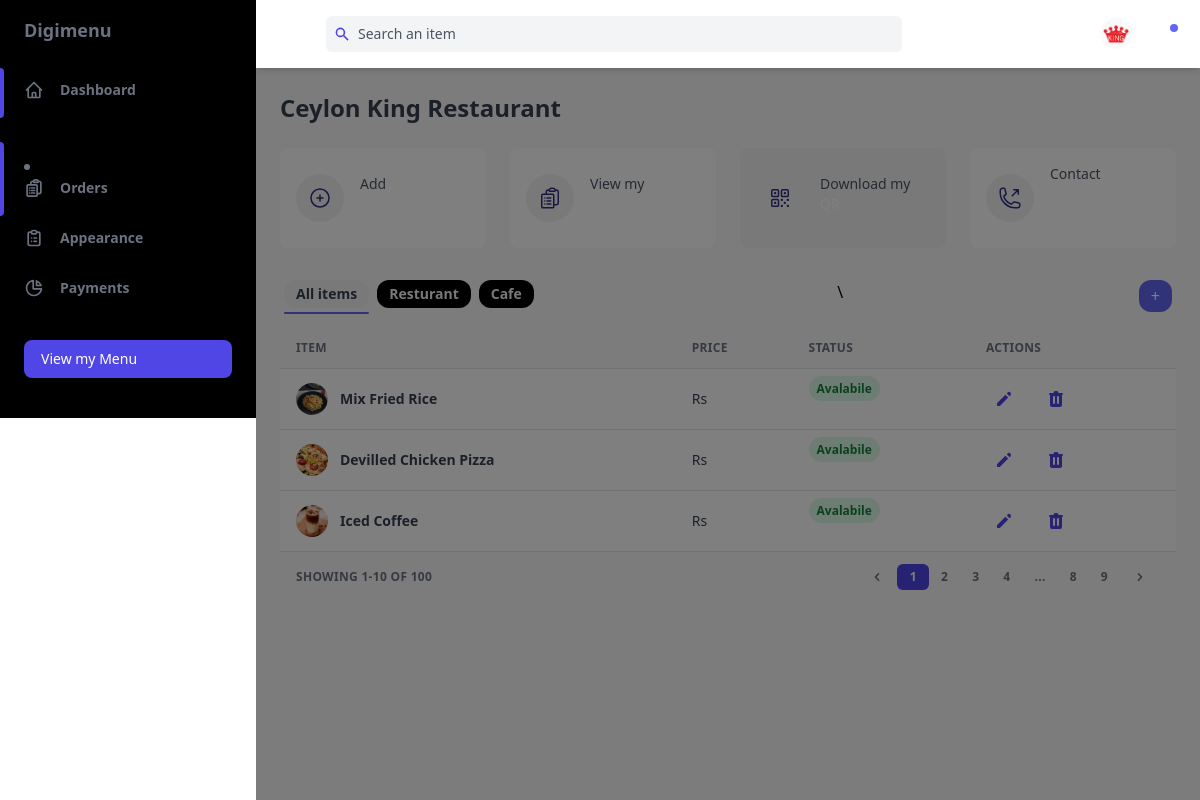
The page /dashboard/ (signed in) on the database its author committed.
### main/models.py (models this page shows, shortened)
class Profile(models.Model):
	user = models.OneToOneField(User, on_delete=models.CASCADE)
	phone = models.CharField(max_length=20, blank=True)
	address1 = models.CharField(max_length=200, blank=True)
	resturant_name = models.CharField(max_length=200, blank=True)
	resturant_slogan = models.CharField(max_length=200, blank=True)
	image = models.ImageField(upload_to='uploads/product/',blank=True, null=True )
	description = models.CharField(max_length=400, default='0', blank=True, null=True)
	city = models.CharField(max_length=200, blank=True)
	zipcode = models.CharField(max_length=200, blank=True)
	country = models.CharField(max_length=200, blank=True)

class Menu(models.Model):
	user = models.ForeignKey(User, on_delete=models.CASCADE)
	name = models.CharField(max_length=50)

class Product(models.Model):
    name = models.CharField(max_length=100)
    menu = models.ForeignKey(Menu, on_delete=models.CASCADE, default=1)
    description = models.CharField(max_length=250, default='0', blank=True, null=True)
    image = models.ImageField(upload_to='uploads/product/', blank=True, null=True)

### dashboard/views.py (the view)
# urls.py: path('', views.dashboard, name='dashboard'),
@login_required
def dashboard(request, menu_id=None):
    profile = get_object_or_404(Profile, user=request.user)
    menus = Menu.objects.filter(user=profile.user)
    products = Product.objects.filter(menu__user=profile.user)
    context = {
        'profile': profile,
        'menus': menus,
        'products': products,
    }
    return render(request, 'dashboard.html', context )

### cart/cart.py (called while the page is built)
    def cart_total(self, app_id):
        self.session_key = f'app_{app_id}_cart'
        self.cart = self.session.get(self.session_key, {})
        portion_ids = self.cart.keys()
        portions = Portion.objects.filter(id__in=portion_ids)
        quantities = self.cart
        total = 0
        for key, value in quantities.items():
            key = int(key)
            for portion in portions:
                if portion.id == key:
                    total = total + (portion.price * value)
        return total

    def __len__(self):
        return len(self.cart)

    def get_prods(self):
        portion_ids = self.cart.keys()
        portions = Portion.objects.filter(id__in=portion_ids)
        return portions

    def get_quants(self):
        return self.cart

### cart/context_processors.py (called while the page is built)
def cart_items(request):
    app_id = request.resolver_match.kwargs.get('resturant_id')
    cart = Cart(request, app_id)
    return {
        'cart_products': cart.get_prods(),
        'quantities': cart.get_quants(),
        'total_items': cart.__len__(),
        'totals': cart.cart_total(app_id),
    }

### main/context_processors.py (called while the page is built, shortened)
def resturant(request):
    resturant_id = request.resolver_match.kwargs.get('resturant_id', None)
    return {}

### dashboard/templates/dashboard.html (shortened to what this page needs)
{% extends 'dbase.html' %}
{% load static %}
{% block content %}
<div class="w-full overflow-hidden rounded-lg shadow-xs mb-6">
  <div class="w-full overflow-x-auto">
    <table class="w-full whitespace-no-wrap">
      <thead>
        <tr
          class="text-xs font-semibold tracking-wide text-left text-gray-500 uppercase border-b dark:border-gray-700 bg-gray-50 dark:text-gray-100 dark:bg-black"
        >
          <th class="px-4 py-3">Item</th>
          <th class="px-4 py-3">Price</th>
          <th class="px-4 py-3 hidden md:block">Status</th>
          <th class="px-4 py-3">Actions</th>
        </tr>
      </thead>
      <tbody
        class="bg-white divide-y dark:divide-gray-700 dark:bg-black"
      >
      {% if products %}
      {% for product in products %}
        <tr class="text-gray-700 dark:text-gray-400">
          <td class="px-4 py-3">
            <div class="flex items-center text-sm">
              <div
                class="relative hidden w-8 h-8 mr-3 rounded-full md:block"
              >
                <img
                  class="object-cover w-full h-full rounded-full"
                  src="{{product.image.url}}"
                  alt=""
                  loading="lazy"
                />
                <div
                  class="absolute inset-0 rounded-full shadow-inner"
                  aria-hidden="true"
                ></div>
              </div>
              <div>
                <p class="font-semibold dark:text-gray-200">{{ product.name }}</p>
              </div>
            </div>
          </td>
          <td class="px-4 py-3 text-sm">
            Rs {{ product.price }}
          </td>
          <td class="px-4 py-3 text-xs hidden md:block">
            <span
              class="px-2 py-1 font-semibold leading-tight text-green-700 bg-green-100 rounded-full dark:bg-gray-900 dark:text-gray-100"
            >
              Avalabile
            </span>
          </td>
          <td class="px-4 py-3 ">
            <div class="flex items-center space-x-4 text-sm">
              <a
                class="flex items-center justify-between px-2  py-2 text-sm font-medium leading-5 text-indigo-600 rounded-lg dark:text-gray-400 focus:outline-none focus:shadow-outline-gray"
                aria-label="Edit" href="{% url 'product_info' product.id %}"
              >
                <svg
                  class="w-5 h-5"
                  aria-hidden="true"
                  fill="currentColor"
                  viewBox="0 0 20 20"
                >
                  <path
                    d="M13.586 3.586a2 2 0 112.828 2.828l-.793.793-2.828-2.828.793-.793zM11.379 5.793L3 14.172V17h2.828l8.38-8.379-2.83-2.828z"
                  ></path>
                </svg>
              </a>
              <button
                class="flex items-center justify-between px-2 py-2 text-sm font-medium leading-5 text-indigo-600 rounded-lg dark:text-gray-400 focus:outline-none focus:shadow-outline-gray"
                aria-label="Delete"
              >
              </button>
            </div>
          </td>
        </tr>
      {% endfor %}
      {% endif %}
      </tbody>
    </table>
  </div>
  <div
    class="grid px-4 py-3 text-xs font-semibold tracking-wide text-gray-500 uppercase border-t dark:border-gray-700 bg-gray-50 sm:grid-cols-9 dark:text-gray-400 dark:bg-black"
  >
    <span class="flex items-center col-span-3">
      Showing 1-10 of 100
    </span>
    <span class="col-span-2"></span>
    <span class="flex col-span-4 mt-2 sm:mt-auto sm:justify-end">
      <nav aria-label="Table navigation">
        <ul class="inline-flex items-center">
          <li>
            <button
              class="px-3 py-1 rounded-md rounded-l-lg focus:outline-none focus:shadow-outline-indigo"
              aria-label="Previous"
            >
              <svg
                class="w-4 h-4 fill-current"
                aria-hidden="true"
                viewBox="0 0 20 20"
              >
                <path
                  d="M12.707 5.293a1 1 0 010 1.414L9.414 10l3.293 3.293a1 1 0 01-1.414 1.414l-4-4a1 1 0 010-1.414l4-4a1 1 0 011.414 0z"
                  clip-rule="evenodd"
                  fill-rule="evenodd"
                ></path>
              </svg>
            </button>
          </li>
          <li>
            <button
              class="px-3 py-1 text-white transition-colors duration-150 bg-indigo-600 border border-r-0 border-indigo-600 rounded-md focus:outline-none focus:shadow-outline-indigo"
            >
              1
            </button>
          </li>
          <li>
            <button
              class="px-3 py-1 rounded-md focus:outline-none focus:shadow-outline-indigo"
            >
              2
            </button>
          </li>
          <li>
            <button
              class="px-3 py-1 rounded-md focus:outline-none focus:shadow-outline-indigo"
            >
              3
            </button>
          </li>
          <li>
            <button
              class="px-3 py-1 rounded-md focus:outline-none focus:shadow-outline-indigo"
            >
              4
            </button>
          </li>
          <li>
            <span class="px-3 py-1">...</span>
          </li>
          <li>
            <button
              class="px-3 py-1 rounded-md focus:outline-none focus:shadow-outline-indigo"
            >
              8
            </button>
          </li>
          <li>
            <button
              class="px-3 py-1 rounded-md focus:outline-none focus:shadow-outline-indigo"
            >
              9
            </button>
          </li>
          <li>
            <button
              class="px-3 py-1 rounded-md rounded-r-lg focus:outline-none focus:shadow-outline-indigo"
              aria-label="Next"
            >
              <svg
                class="w-4 h-4 fill-current"
                aria-hidden="true"
                viewBox="0 0 20 20"
              >
                <path
                  d="M7.293 14.707a1 1 0 010-1.414L10.586 10 7.293 6.707a1 1 0 011.414-1.414l4 4a1 1 0 010 1.414l-4 4a1 1 0 01-1.414 0z"
                  clip-rule="evenodd"
                  fill-rule="evenodd"
                ></path>
              </svg>
            </button>
          </li>
        </ul>
      </nav>
    </span>
  </div>
</div>
{% endblock %}

### dashboard/templates/dbase.html (shortened to what this page needs)
{% load static %}
<!DOCTYPE html>
<html :class="{ 'theme-dark': dark }" x-data="data()" lang="en">
  <head>
    <script src="https://cdn.tailwindcss.com"></script>
  </head>
  <body>
    <div
      class="flex h-screen bg-gray-50 dark:bg-zinc-950"
      :class="{ 'overflow-hidden': isSideMenuOpen }"
    >
      {% include 'dsidebar.html' %}
      {% include 'dmsidebar.html' %}
      <div class="flex flex-col flex-1 w-full">
        {% include 'dheader.html' %}
        <main class="h-full overflow-y-auto">
          <div class="container px-6 mx-auto grid">
            <h2
              class="my-6 text-2xl font-semibold text-gray-700 dark:text-white"
            >
            {{ profile.resturant_name }}
            </h2>
            {% include 'dcards.html' %}
            <div class="flex  mb-2 mx-1 justify-between">
              <div class="flex">
                <div class="flex flex-col">
                  <a class="{% if request.path == '/dashboard/' %}bg-gray-100 text-gray-700{% else %}bg-black text-gray-100{% endif %} font-bold text-sm rounded-xl px-3 py-1 mr-2" href="{% url 'dashboard' %}">
                      All items
                  </a>
                  {% if request.path == '/dashboard/' %}
                      <hr class="h-0.5 mt-1 bg-indigo-500 border-0 mr-2 rounded">
                  {% endif %}
                </div>
                {% for menu in menus %}
                <div class="flex flex-col">
                    <a class="{% if menu.id == selected_menu.id %}bg-gray-100 text-gray-700{% else %}bg-black text-gray-100{% endif %} font-bold text-sm rounded-xl px-3 py-1 mr-2" href="{% url 'dashboard_menu' menu_id=menu.id %}">
                        {{ menu.name }}
                    </a>
                </div>
                {% endfor %}
              </div>
\
              <a class="bg-indigo-500 text-white rounded-xl mb-2 px-3 py-1" href="{% url 'add_menu' %}"> + </a>
            </div>
            {% block content %}
            {% endblock %}
          </div>
        </main>
      </div>
    </div>
  </body>
</html>

### dashboard/templates/dheader.html (shortened to what this page needs)
<header class="z-10 py-4 bg-white shadow-md dark:bg-black ">
    <div
      class="container flex items-center justify-between h-full px-6 mx-auto text-indigo-600 dark:text-indigo-300"
    >
      <div class="flex justify-center flex-1 lg:mr-32">
        <div
          class="relative w-full max-w-xl mr-6 focus-within:text-indigo-500"
        >
          <div class="absolute inset-y-0 flex items-center pl-2">
            <svg
              class="w-4 h-4"
              aria-hidden="true"
              fill="currentColor"
              viewBox="0 0 20 20"
            >
              <path
                fill-rule="evenodd"
                d="M8 4a4 4 0 100 8 4 4 0 000-8zM2 8a6 6 0 1110.89 3.476l4.817 4.817a1 1 0 01-1.414 1.414l-4.816-4.816A6 6 0 012 8z"
                clip-rule="evenodd"
              ></path>
            </svg>
          </div>
          <input
            class="w-full pl-8 pr-2 py-2 text-sm text-gray-700 placeholder-gray-600 bg-gray-100 border-0 rounded-md dark:placeholder-gray-500 dark:focus:shadow-outline-gray dark:focus:placeholder-gray-600 dark:bg-zinc-900 dark:text-gray-200 focus:placeholder-gray-500 focus:bg-white focus:border-indigo-300 focus:outline-none focus:shadow-outline-indigo form-input"
            type="text"
            placeholder="Search an item"
            aria-label="Search"
          />
        </div>
      </div>
      <ul class="flex items-center flex-shrink-0 space-x-6">
        <li class="relative ">
            <button
              class="align-middle rounded-full focus:shadow-outline-indigo focus:outline-none"
              @click="toggleProfileMenu"
              @keydown.escape="closeProfileMenu"
              aria-label="Account"
              aria-haspopup="true"
            >
              <img
                class="object-cover w-8 h-8 rounded-full"
                src="{{profile.image.url}}"
                alt=""
                aria-hidden="true"
              />
            </button>
          </li>
        <li class="relative ">
          <button
            class="relative align-middle rounded-md focus:outline-none focus:shadow-outline-indigo"
            @click="toggleNotificationsMenu"
            @keydown.escape="closeNotificationsMenu"
            aria-label="Notifications"
            aria-haspopup="true"
          >
            <svg
              class="w-5 h-5"
              aria-hidden="true"
              fill="white"
              viewBox="0 0 20 20"
            >
              <path
                d="M10 2a6 6 0 00-6 6v3.586l-.707.707A1 1 0 004 14h12a1 1 0 00.707-1.707L16 11.586V8a6 6 0 00-6-6zM10 18a3 3 0 01-3-3h6a3 3 0 01-3 3z"
              ></path>
            </svg>
            <span
              aria-hidden="true"
              class="absolute top-0 right-0 inline-block w-3 h-3 transform translate-x-1 -translate-y-1 bg-indigo-500 border-2 border-white rounded-full dark:border-blabg-black"
            ></span>
          </button>
        </li>
      </ul>
    </div>
  </header>

### rows shown on the page
Profile: image (picture), resturant_name "Ceylon King Restaurant"
Menu: name "Resturant"
Menu: name "Cafe"
Product: image (picture), name "Mix Fried Rice"
Product: image (picture), name "Devilled Chicken Pizza"
Product: image (picture), name "Iced Coffee"
